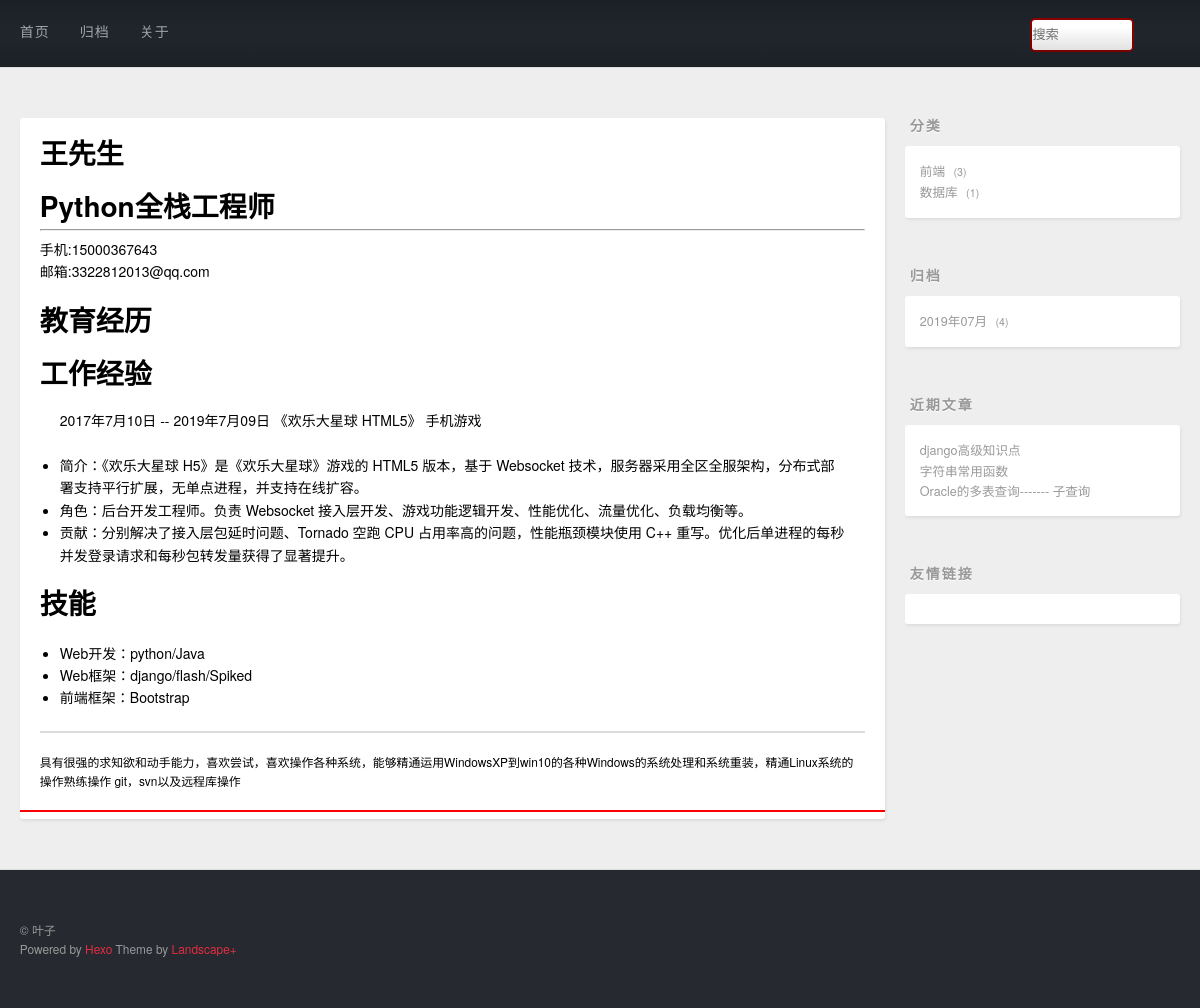
Before: /aboutme with the older database file.
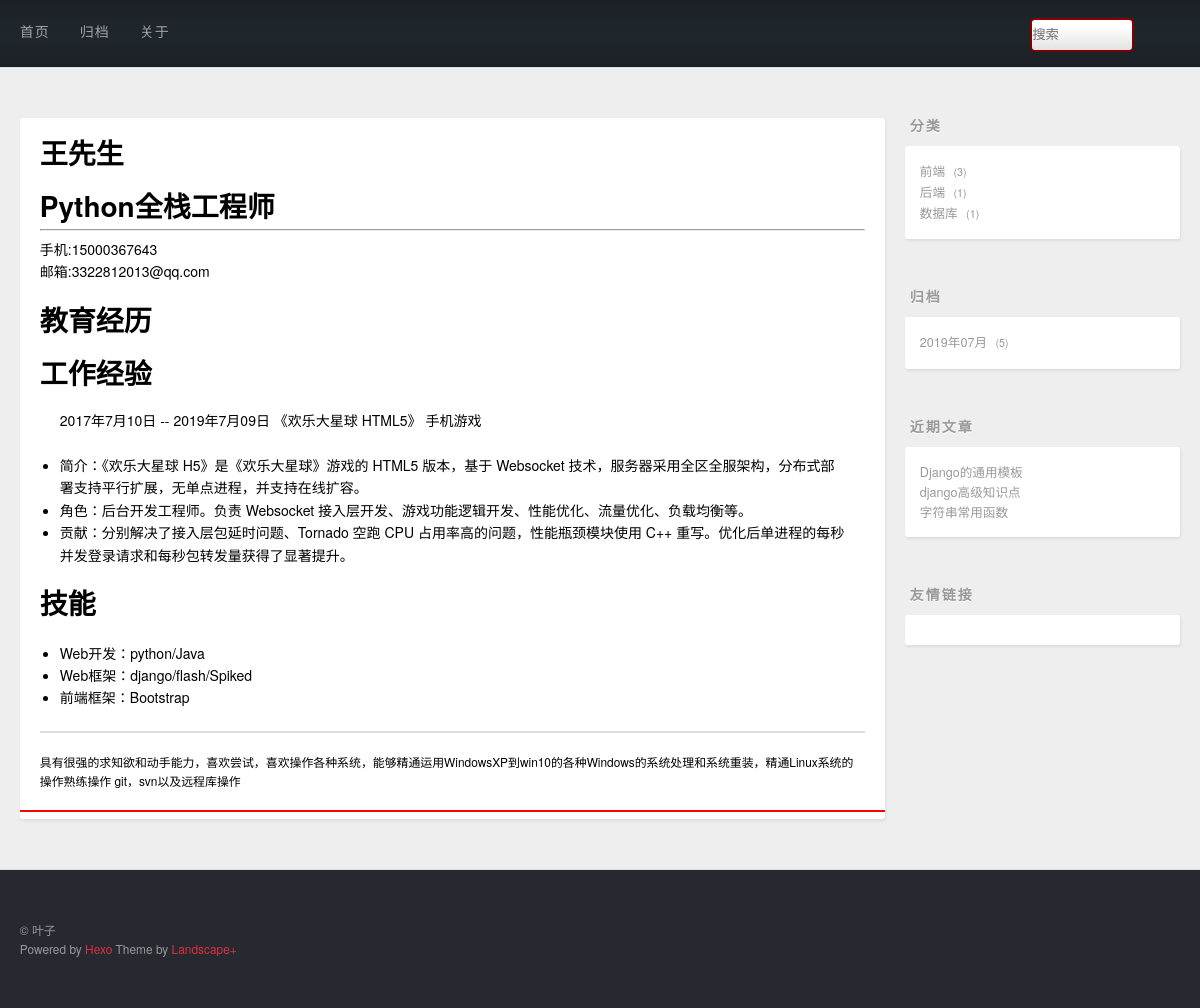
After: the same page with the newer database file.
### post/models.py (models this page shows, shortened)
class Post(models.Model):
    title = models.CharField(max_length=128,unique=True)
    desc = models.TextField()
    content = models.TextField()
    created = models.DateField(auto_now_add=True)
    modified = models.DateField(auto_now_add=True)
    category = models.ForeignKey(Category,on_delete=models.CASCADE)
    tags = models.ManyToManyField(Tags)
    class Meta:
        db_table = 't_post'
        verbose_name_plural = '帖子'

### post/views.py (the view)
# urls.py: url(r'aboutme',views.aboutme),
def aboutme(request):
    return render(request,'aboutme.html')

### post/countextprocessors.py (called while the page is built)
def getrightinfo(request):
    from django.db.models import Count
    cate_posts = Post.objects.values('category__cname','category').annotate(count=Count('*')).order_by('-count')
    from django.db import connection
    cursor=connection.cursor()
    arc_posts = cursor.execute("select created,count('*') as count from t_post group by strftime('%Y-%m',created) order by count desc")
    recent_posts = Post.objects.order_by('-id')[:3]
    return {'cate_posts':cate_posts,'recent_posts':recent_posts,'arc_posts':arc_posts}

### templates/aboutme.html (shortened to what this page needs)
{% extends 'base.html' %}
{% block main %}
    <article class="article article-type-page">
<div class="article-inner">
    <header class="article-header">
    <p class="article-title">
      王先生
    </p>
    <br>
    <h1 class="article-title">
      Python全栈工程师
    </h1>
    <hr>
        <p class="article-tag-list-item">手机:15000367643</p>
        <br>
        <p class="article-tag-list-item">邮箱:3322812013@qq.com</p>
        <br>
        <br>
    </header>
<div class="article-entry">
     <article class="article-title">教育经历</article>
</div>
<div class="article-entry">
     <article class="article-title">工作经验</article>
        <article class="article-header">
          2017年7月10日 -- 2019年7月09日 《欢乐大星球 HTML5》 手机游戏
      </article>
            <ul>
           <li>简介：《欢乐大星球 H5》是《欢乐大星球》游戏的 HTML5 版本，基于 Websocket 技术，服务器采用全区全服架构，分布式部署支持平行扩展，无单点进程，并支持在线扩容。</li>
           <li>角色：后台开发工程师。负责 Websocket 接入层开发、游戏功能逻辑开发、性能优化、流量优化、负载均衡等。</li>
           <li>贡献：分别解决了接入层包延时问题、Tornado 空跑 CPU 占用率高的问题，性能瓶颈模块使用 C++ 重写。优化后单进程的每秒并发登录请求和每秒包转发量获得了显著提升。</li>
        </ul>
</div>
<div class="article-entry">
     <article class="article-title">技能</article>
        <ul>
  <li>Web开发：python/Java</li>
  <li>Web框架：django/flash/Spiked</li>
  <li>前端框架：Bootstrap </li>
        </ul>
</div>
<div class="article-footer">
具有很强的求知欲和动手能力，喜欢尝试，喜欢操作各种系统，能够精通运用WindowsXP到win10的各种Windows的系统处理和系统重装，精通Linux系统的操作熟练操作
    git，svn以及远程库操作
</div>
    <hr color="red">
</div>
</article>
{% endblock main %}

### templates/right.html (shortened to what this page needs)
<aside id="sidebar">
  <div class="widget-wrap">
    <h3 class="widget-title">分类</h3>
    <div class="widget">
      <ul class="category-list">
          {% for cate_post in cate_posts %}
            <li class="category-list-item">
              <a class="category-list-link" href="/category/{{ cate_post.category }}/">{{ cate_post.category__cname }}</a>
              <span class="category-list-count">{{ cate_post.count }}</span>
            </li>
          {% endfor %}
      </ul>
      </div>
  </div>
  <div class="widget-wrap">
    <h3 class="widget-title">归档</h3>
    <div class="widget">
      <ul class="archive-list">
            {% for ap in arc_posts %}
            <li class="archive-list-item">
                <a class="archive-list-link" href="/archive/{{ ap.0|date:'Y' }}/{{ ap.0|date:'m' }}/">{{ ap.0|date:'Y年m月' }} </a>
                <span class="archive-list-count">{{ ap.1 }}</span>
            </li>
          {% endfor %}
      </ul>
    </div>
  </div>
  <div class="widget-wrap">
    <h3 class="widget-title">近期文章</h3>
    <div class="widget">
      <ul>
            {% for rp in recent_posts %}
                <li>
                    <a href="/post/{{ rp.id }}/" target="_blank">{{ rp.title }}</a>
                </li>
            {% endfor %}
      </ul>
    </div>
  </div>
  <div class="widget-wrap">
    <h3 class="widget-title">友情链接</h3>
    <div class="widget">
    </div>
  </div>
</aside>

Changed rows visible on the page:
no longer on this page (row unchanged): Post: title "Oracle的多表查询------- 子查询"
added Post: title "Django的通用模板"
Other visible differences:
new list line: "后端 1"
new list line: "2019年07月 5"
list line gone: "2019年07月 4"
